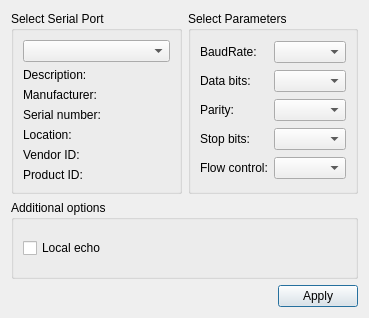
<?xml version="1.0" encoding="UTF-8"?>
<ui version="4.0">
 <class>SettingsDialog</class>
 <widget class="QDialog" name="SettingsDialog">
  <property name="geometry">
   <rect>
    <x>0</x>
    <y>0</y>
    <width>369</width>
    <height>318</height>
   </rect>
  </property>
  <property name="windowTitle">
   <string>Settings</string>
  </property>
  <layout class="QGridLayout" name="gridLayout_3">
   <item row="0" column="1">
    <widget class="QGroupBox" name="parametersBox">
     <property name="title">
      <string>Select Parameters</string>
     </property>
     <layout class="QGridLayout" name="gridLayout_2">
      <item row="0" column="0">
       <widget class="QLabel" name="baudRateLabel">
        <property name="text">
         <string>BaudRate:</string>
        </property>
       </widget>
      </item>
      <item row="0" column="1">
       <widget class="QComboBox" name="baudRateBox"/>
      </item>
      <item row="1" column="0">
       <widget class="QLabel" name="dataBitsLabel">
        <property name="text">
         <string>Data bits:</string>
        </property>
       </widget>
      </item>
      <item row="1" column="1">
       <widget class="QComboBox" name="dataBitsBox"/>
      </item>
      <item row="2" column="0">
       <widget class="QLabel" name="parityLabel">
        <property name="text">
         <string>Parity:</string>
        </property>
       </widget>
      </item>
      <item row="2" column="1">
       <widget class="QComboBox" name="parityBox"/>
      </item>
      <item row="3" column="0">
       <widget class="QLabel" name="stopBitsLabel">
        <property name="text">
         <string>Stop bits:</string>
        </property>
       </widget>
      </item>
      <item row="3" column="1">
       <widget class="QComboBox" name="stopBitsBox"/>
      </item>
      <item row="4" column="0">
       <widget class="QLabel" name="flowControlLabel">
        <property name="text">
         <string>Flow control:</string>
        </property>
       </widget>
      </item>
      <item row="4" column="1">
       <widget class="QComboBox" name="flowControlBox"/>
      </item>
     </layout>
    </widget>
   </item>
   <item row="0" column="0">
    <widget class="QGroupBox" name="selectBox">
     <property name="title">
      <string>Select Serial Port</string>
     </property>
     <layout class="QGridLayout" name="gridLayout">
      <item row="0" column="0">
       <widget class="QComboBox" name="serialPortInfoListBox"/>
      </item>
      <item row="1" column="0">
       <widget class="QLabel" name="descriptionLabel">
        <property name="text">
         <string>Description:</string>
        </property>
       </widget>
      </item>
      <item row="2" column="0">
       <widget class="QLabel" name="manufacturerLabel">
        <property name="text">
         <string>Manufacturer:</string>
        </property>
       </widget>
      </item>
      <item row="3" column="0">
       <widget class="QLabel" name="serialNumberLabel">
        <property name="text">
         <string>Serial number:</string>
        </property>
       </widget>
      </item>
      <item row="4" column="0">
       <widget class="QLabel" name="locationLabel">
        <property name="text">
         <string>Location:</string>
        </property>
       </widget>
      </item>
      <item row="5" column="0">
       <widget class="QLabel" name="vidLabel">
        <property name="text">
         <string>Vendor ID:</string>
        </property>
       </widget>
      </item>
      <item row="6" column="0">
       <widget class="QLabel" name="pidLabel">
        <property name="text">
         <string>Product ID:</string>
        </property>
       </widget>
      </item>
     </layout>
    </widget>
   </item>
   <item row="2" column="0" colspan="2">
    <layout class="QHBoxLayout" name="horizontalLayout">
     <item>
      <spacer name="horizontalSpacer">
       <property name="orientation">
        <enum>Qt::Horizontal</enum>
       </property>
       <property name="sizeHint" stdset="0">
        <size>
         <width>96</width>
         <height>20</height>
        </size>
       </property>
      </spacer>
     </item>
     <item>
      <widget class="QPushButton" name="applyButton">
       <property name="text">
        <string>Apply</string>
       </property>
      </widget>
     </item>
    </layout>
   </item>
   <item row="1" column="0" colspan="2">
    <widget class="QGroupBox" name="additionalOptionsGroupBox">
     <property name="title">
      <string>Additional options</string>
     </property>
     <layout class="QVBoxLayout" name="verticalLayout">
      <item>
       <widget class="QCheckBox" name="localEchoCheckBox">
        <property name="enabled">
         <bool>true</bool>
        </property>
        <property name="text">
         <string>Local echo</string>
        </property>
        <property name="checked">
         <bool>false</bool>
        </property>
       </widget>
      </item>
     </layout>
    </widget>
   </item>
  </layout>
 </widget>
 <resources/>
 <connections/>
</ui>
